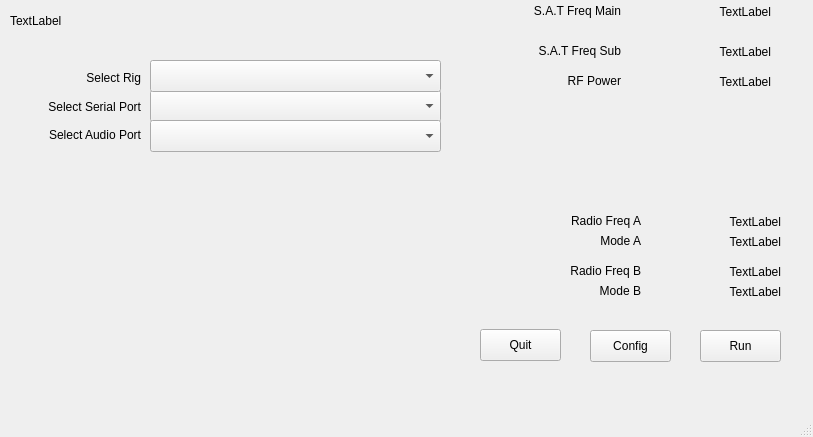
<?xml version="1.0" encoding="UTF-8"?>
<ui version="4.0">
 <class>MainWindow</class>
 <widget class="QMainWindow" name="MainWindow">
  <property name="geometry">
   <rect>
    <x>0</x>
    <y>0</y>
    <width>813</width>
    <height>437</height>
   </rect>
  </property>
  <property name="windowTitle">
   <string>MainWindow</string>
  </property>
  <widget class="QWidget" name="centralwidget">
   <widget class="QLabel" name="appLabel">
    <property name="geometry">
     <rect>
      <x>10</x>
      <y>10</y>
      <width>281</width>
      <height>21</height>
     </rect>
    </property>
    <property name="text">
     <string>TextLabel</string>
    </property>
   </widget>
   <widget class="QComboBox" name="serialPortComboBox">
    <property name="geometry">
     <rect>
      <x>150</x>
      <y>90</y>
      <width>291</width>
      <height>32</height>
     </rect>
    </property>
   </widget>
   <widget class="QLabel" name="serialPortLabel">
    <property name="geometry">
     <rect>
      <x>40</x>
      <y>99</y>
      <width>101</width>
      <height>16</height>
     </rect>
    </property>
    <property name="text">
     <string>Select Serial Port</string>
    </property>
    <property name="alignment">
     <set>Qt::AlignmentFlag::AlignRight|Qt::AlignmentFlag::AlignTrailing|Qt::AlignmentFlag::AlignVCenter</set>
    </property>
   </widget>
   <widget class="QLabel" name="rigPortLabel">
    <property name="geometry">
     <rect>
      <x>40</x>
      <y>70</y>
      <width>101</width>
      <height>16</height>
     </rect>
    </property>
    <property name="text">
     <string>Select Rig</string>
    </property>
    <property name="alignment">
     <set>Qt::AlignmentFlag::AlignRight|Qt::AlignmentFlag::AlignTrailing|Qt::AlignmentFlag::AlignVCenter</set>
    </property>
   </widget>
   <widget class="QComboBox" name="rigComboBox">
    <property name="geometry">
     <rect>
      <x>150</x>
      <y>60</y>
      <width>291</width>
      <height>32</height>
     </rect>
    </property>
   </widget>
   <widget class="QLabel" name="audioPortLabel">
    <property name="geometry">
     <rect>
      <x>40</x>
      <y>127</y>
      <width>101</width>
      <height>16</height>
     </rect>
    </property>
    <property name="text">
     <string>Select Audio Port</string>
    </property>
    <property name="alignment">
     <set>Qt::AlignmentFlag::AlignRight|Qt::AlignmentFlag::AlignTrailing|Qt::AlignmentFlag::AlignVCenter</set>
    </property>
   </widget>
   <widget class="QComboBox" name="audioPortComboBox">
    <property name="geometry">
     <rect>
      <x>150</x>
      <y>120</y>
      <width>291</width>
      <height>32</height>
     </rect>
    </property>
   </widget>
   <widget class="QPushButton" name="quit_pButton">
    <property name="geometry">
     <rect>
      <x>480</x>
      <y>329</y>
      <width>81</width>
      <height>32</height>
     </rect>
    </property>
    <property name="text">
     <string>Quit</string>
    </property>
   </widget>
   <widget class="QPushButton" name="config_pButton">
    <property name="geometry">
     <rect>
      <x>590</x>
      <y>330</y>
      <width>81</width>
      <height>32</height>
     </rect>
    </property>
    <property name="text">
     <string>Config</string>
    </property>
   </widget>
   <widget class="QPushButton" name="run_pButton">
    <property name="geometry">
     <rect>
      <x>700</x>
      <y>330</y>
      <width>81</width>
      <height>32</height>
     </rect>
    </property>
    <property name="text">
     <string>Run</string>
    </property>
   </widget>
   <widget class="QLabel" name="freqLabelMain">
    <property name="geometry">
     <rect>
      <x>520</x>
      <y>0</y>
      <width>101</width>
      <height>21</height>
     </rect>
    </property>
    <property name="text">
     <string>S.A.T Freq Main</string>
    </property>
    <property name="alignment">
     <set>Qt::AlignmentFlag::AlignRight|Qt::AlignmentFlag::AlignTrailing|Qt::AlignmentFlag::AlignVCenter</set>
    </property>
   </widget>
   <widget class="QLabel" name="freqLabelSub">
    <property name="geometry">
     <rect>
      <x>520</x>
      <y>40</y>
      <width>101</width>
      <height>21</height>
     </rect>
    </property>
    <property name="text">
     <string>S.A.T Freq Sub</string>
    </property>
    <property name="alignment">
     <set>Qt::AlignmentFlag::AlignRight|Qt::AlignmentFlag::AlignTrailing|Qt::AlignmentFlag::AlignVCenter</set>
    </property>
   </widget>
   <widget class="QLabel" name="lcdFrequencyMain">
    <property name="geometry">
     <rect>
      <x>650</x>
      <y>0</y>
      <width>121</width>
      <height>24</height>
     </rect>
    </property>
    <property name="text">
     <string>TextLabel</string>
    </property>
    <property name="alignment">
     <set>Qt::AlignmentFlag::AlignRight|Qt::AlignmentFlag::AlignTrailing|Qt::AlignmentFlag::AlignVCenter</set>
    </property>
   </widget>
   <widget class="QLabel" name="lcdFrequencySub">
    <property name="geometry">
     <rect>
      <x>650</x>
      <y>40</y>
      <width>121</width>
      <height>24</height>
     </rect>
    </property>
    <property name="text">
     <string>TextLabel</string>
    </property>
    <property name="alignment">
     <set>Qt::AlignmentFlag::AlignRight|Qt::AlignmentFlag::AlignTrailing|Qt::AlignmentFlag::AlignVCenter</set>
    </property>
   </widget>
   <widget class="QLabel" name="rfPower_label">
    <property name="geometry">
     <rect>
      <x>520</x>
      <y>70</y>
      <width>101</width>
      <height>21</height>
     </rect>
    </property>
    <property name="text">
     <string>RF Power</string>
    </property>
    <property name="alignment">
     <set>Qt::AlignmentFlag::AlignRight|Qt::AlignmentFlag::AlignTrailing|Qt::AlignmentFlag::AlignVCenter</set>
    </property>
   </widget>
   <widget class="QLabel" name="labelPower">
    <property name="geometry">
     <rect>
      <x>650</x>
      <y>70</y>
      <width>121</width>
      <height>24</height>
     </rect>
    </property>
    <property name="text">
     <string>TextLabel</string>
    </property>
    <property name="alignment">
     <set>Qt::AlignmentFlag::AlignRight|Qt::AlignmentFlag::AlignTrailing|Qt::AlignmentFlag::AlignVCenter</set>
    </property>
   </widget>
   <widget class="QLabel" name="radioFreqA_label">
    <property name="geometry">
     <rect>
      <x>540</x>
      <y>210</y>
      <width>101</width>
      <height>21</height>
     </rect>
    </property>
    <property name="text">
     <string>Radio Freq A</string>
    </property>
    <property name="alignment">
     <set>Qt::AlignmentFlag::AlignRight|Qt::AlignmentFlag::AlignTrailing|Qt::AlignmentFlag::AlignVCenter</set>
    </property>
   </widget>
   <widget class="QLabel" name="labelRadioFreqA">
    <property name="geometry">
     <rect>
      <x>660</x>
      <y>210</y>
      <width>121</width>
      <height>24</height>
     </rect>
    </property>
    <property name="text">
     <string>TextLabel</string>
    </property>
    <property name="alignment">
     <set>Qt::AlignmentFlag::AlignRight|Qt::AlignmentFlag::AlignTrailing|Qt::AlignmentFlag::AlignVCenter</set>
    </property>
   </widget>
   <widget class="QLabel" name="radioFreqB_label">
    <property name="geometry">
     <rect>
      <x>540</x>
      <y>260</y>
      <width>101</width>
      <height>21</height>
     </rect>
    </property>
    <property name="text">
     <string>Radio Freq B</string>
    </property>
    <property name="alignment">
     <set>Qt::AlignmentFlag::AlignRight|Qt::AlignmentFlag::AlignTrailing|Qt::AlignmentFlag::AlignVCenter</set>
    </property>
   </widget>
   <widget class="QLabel" name="labelRadioFreqB">
    <property name="geometry">
     <rect>
      <x>660</x>
      <y>260</y>
      <width>121</width>
      <height>24</height>
     </rect>
    </property>
    <property name="text">
     <string>TextLabel</string>
    </property>
    <property name="alignment">
     <set>Qt::AlignmentFlag::AlignRight|Qt::AlignmentFlag::AlignTrailing|Qt::AlignmentFlag::AlignVCenter</set>
    </property>
   </widget>
   <widget class="QLabel" name="radioFreqA_label_2">
    <property name="geometry">
     <rect>
      <x>540</x>
      <y>230</y>
      <width>101</width>
      <height>21</height>
     </rect>
    </property>
    <property name="text">
     <string>Mode A</string>
    </property>
    <property name="alignment">
     <set>Qt::AlignmentFlag::AlignRight|Qt::AlignmentFlag::AlignTrailing|Qt::AlignmentFlag::AlignVCenter</set>
    </property>
   </widget>
   <widget class="QLabel" name="labelRadioModeA">
    <property name="geometry">
     <rect>
      <x>660</x>
      <y>230</y>
      <width>121</width>
      <height>24</height>
     </rect>
    </property>
    <property name="text">
     <string>TextLabel</string>
    </property>
    <property name="alignment">
     <set>Qt::AlignmentFlag::AlignRight|Qt::AlignmentFlag::AlignTrailing|Qt::AlignmentFlag::AlignVCenter</set>
    </property>
   </widget>
   <widget class="QLabel" name="radioFreqA_label_3">
    <property name="geometry">
     <rect>
      <x>540</x>
      <y>280</y>
      <width>101</width>
      <height>21</height>
     </rect>
    </property>
    <property name="text">
     <string>Mode B</string>
    </property>
    <property name="alignment">
     <set>Qt::AlignmentFlag::AlignRight|Qt::AlignmentFlag::AlignTrailing|Qt::AlignmentFlag::AlignVCenter</set>
    </property>
   </widget>
   <widget class="QLabel" name="labelRadioModeB">
    <property name="geometry">
     <rect>
      <x>660</x>
      <y>280</y>
      <width>121</width>
      <height>24</height>
     </rect>
    </property>
    <property name="text">
     <string>TextLabel</string>
    </property>
    <property name="alignment">
     <set>Qt::AlignmentFlag::AlignRight|Qt::AlignmentFlag::AlignTrailing|Qt::AlignmentFlag::AlignVCenter</set>
    </property>
   </widget>
  </widget>
  <widget class="QMenuBar" name="menubar">
   <property name="geometry">
    <rect>
     <x>0</x>
     <y>0</y>
     <width>813</width>
     <height>30</height>
    </rect>
   </property>
  </widget>
  <widget class="QStatusBar" name="statusbar"/>
 </widget>
 <resources/>
 <connections/>
</ui>
